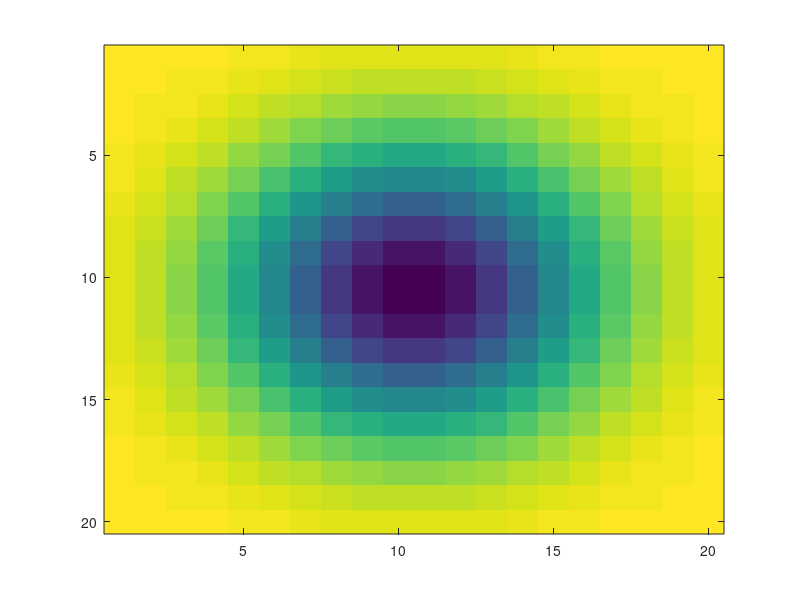
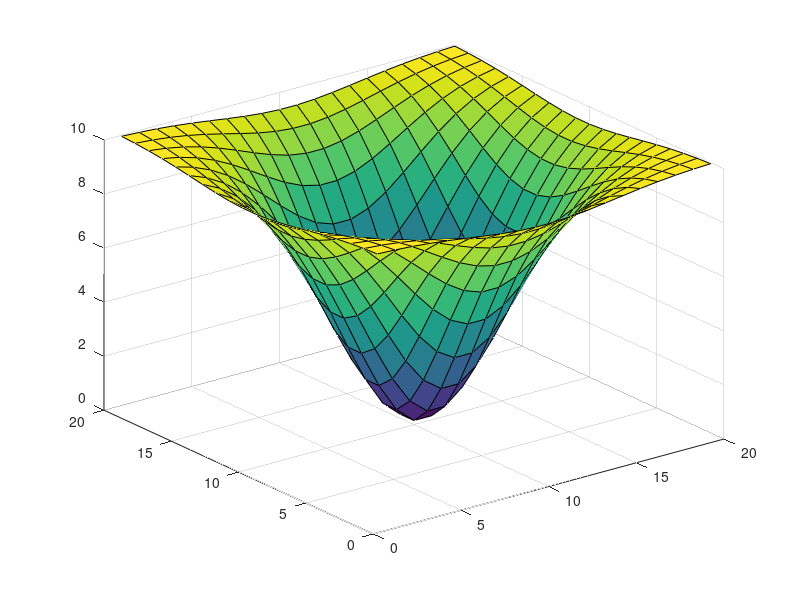
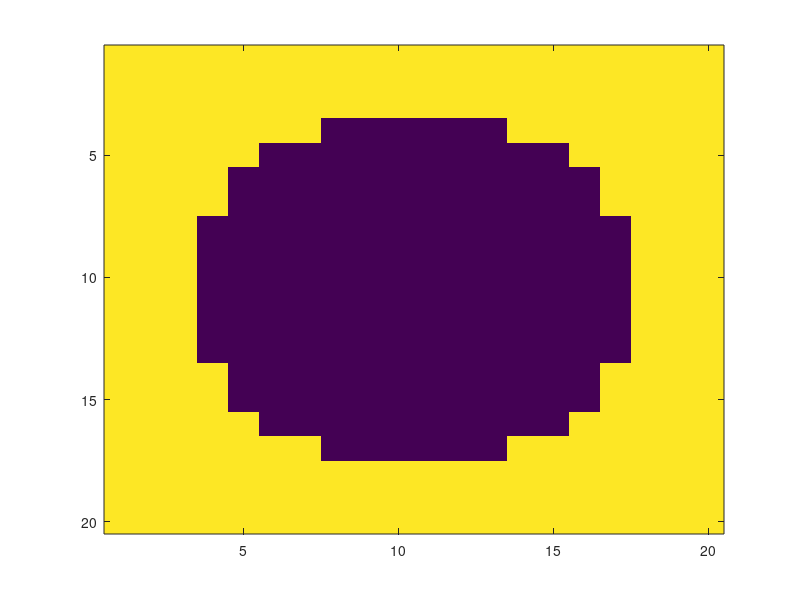

MATLAB code to generate these figures, in order:
%%%%%%%%%%%%%%%%%%%%%%%%%%%%%%%%%%%%%%%%%%%%%%%%%%%%%%%%%%%%%%%%%%%%%%%%%%%%%%%%
%                                                                            %
%                                 TRACE RINGS                                %
%                                                                            %
%                                 July, 2018                                 %
%                                                                            %
%                         Juan Ignacio Mendoza Garay                         %
%                              doctoral student                              %
%                Department of Music, Art and Culture Studies                %
%                           University of Jyväskylä                          %
%                                                                            %
%%%%%%%%%%%%%%%%%%%%%%%%%%%%%%%%%%%%%%%%%%%%%%%%%%%%%%%%%%%%%%%%%%%%%%%%%%%%%%

% tested on Octave 4

%=============================================================================

% INSTRUCTIONS:

%   1) Modify the values indicated by an arrow (<---)
%   2) Run the script and enjoy.

%===============================================================================

clc
clear
close all

%===============================================================================


% input parameters:
   width =  20 ; % <--- Width of square frame (2*radius). Use carefully.
 rings_n =   5 ; % <--- 1 <= rings_n <= radius
hi_bound =   5 ; % <--- [0:1:rings_n]
lo_bound =   4 ; % <--- [0:1:rings_n]

% Gaussian 2D:
radius = width/2;
gauss_2D_size = width;         
gauss_2D_height = -radius;          
gauss_2D_voffset = radius;         
gauss_2D_alpha_factor = pi/2;
gauss_2D_alpha = gauss_2D_alpha_factor*pi/gauss_2D_size;
[kernel_gauss_x, kernel_gauss_y] = meshgrid((-(gauss_2D_size-1)/2):((gauss_2D_size-1)/2), (-(gauss_2D_size-1)/2):((gauss_2D_size-1)/2));
gauss_bell = exp( -((gauss_2D_alpha.*kernel_gauss_x).^2) / 2 - ((gauss_2D_alpha.*kernel_gauss_y).^2) / 2);
gauss_bell = gauss_bell .* gauss_2D_height + gauss_2D_voffset;

figure
imagesc(gauss_bell); 
figure 
surf(gauss_bell)

% trace ring:
ring_width = floor(radius/rings_n);
ring_hi = ring_width * hi_bound;
ring_lo = ring_width * lo_bound; 
ring = (gauss_bell <= ring_hi) .* (gauss_bell >= ring_lo);

figure
imagesc(ring)